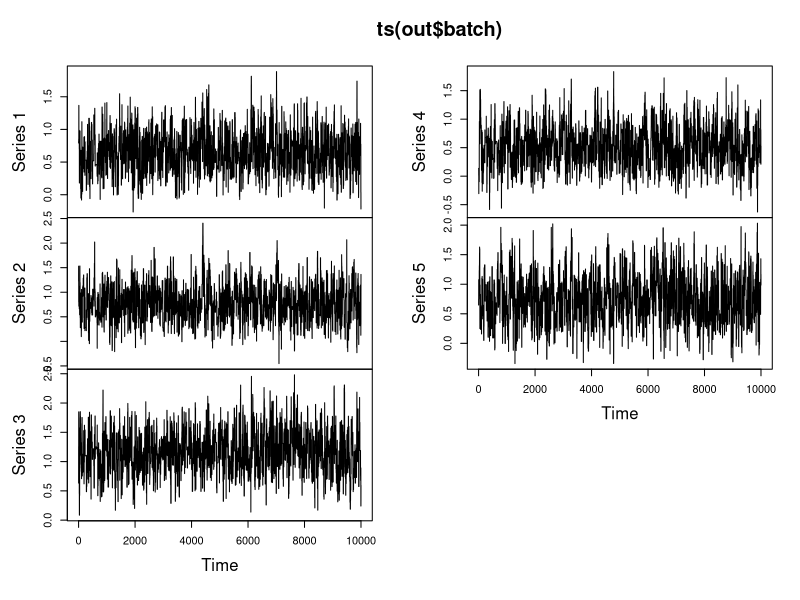
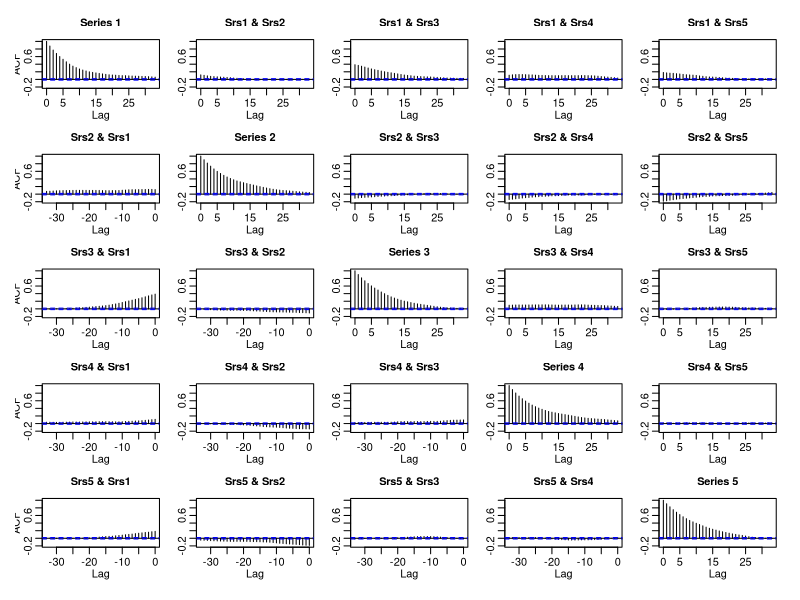

Recreate these plots in R, in order.
# Example form MCMC page
library(mcmc)

# log unnormalized posterior (log likelihood plus log prior) density
lupost <- function(beta, x, y) {
   eta <- as.numeric(x %*% beta)
   logp <- ifelse(eta < 0, eta - log1p(exp(eta)), - log1p(exp(- eta)))
   logq <- ifelse(eta < 0, - log1p(exp(eta)), - eta - log1p(exp(- eta)))
   logl <- sum(logp[y == 1]) + sum(logq[y == 0])
   return(logl - sum(beta^2) / 8)
}
# Normal glm
data(logit)
out <- glm(y ~ x1 + x2 + x3 + x4, data = logit, family = binomial(), x = TRUE)
# summary(out)

x <- out$x
y <- out$y

# Now get posterior
set.seed(42) # to get reproducible results
beta.init <- as.numeric(coefficients(out))
out <- metrop(lupost, beta.init, 1e3, x = x, y = y)
names(out)
out$accept

# Test of the acceptance
out <- metrop(out, scale = 0.1, x = x, y = y)
out$accept
out <- metrop(out, scale = 0.3, x = x, y = y)
out$accept
out <- metrop(out, scale = 0.5, x = x, y = y)
out$accept
out <- metrop(out, scale = 0.4, x = x, y = y)
out$accept

# Batch run using MH-MCMC
out <- metrop(out, nbatch = 1e4, x = x, y = y)
out$accept
out$time

# Time series plot
plot(ts(out$batch))
# Auto correlation plot to determine batch length
acf(out$batch)

out <- metrop(out, nbatch = 1e2, blen = 100, outfun = function(z, ...) c(z, z^2), x = x, y = y)
out$accept
# Means of the batch means
# first 5 are the Monte Carlo estimates of the posterior means
# second 5 are the Monte Carlo estimates of the posterior ordinary second moments
foo <- apply(out$batch, 2, mean)
mu <- foo[1:5]
# E(X^2) - E(X)^2
sigmasq <- foo[6:10] - mu^2
mu
# Monte Carlo standard errors (MCSE)
mu.mcse <- apply(out$batch[ , 1:5], 2, sd) / sqrt(out$nbatch)
mu.mcse
# MCSE for the posterior variance
u <- out$batch[ , 1:5]
v <- out$batch[ , 6:10]
ubar <- apply(u, 2, mean)
vbar <- apply(v, 2, mean)
deltau <- sweep(u, 2, ubar)
deltav <- sweep(v, 2, vbar)
foo <- sweep(deltau, 2, ubar, "*")
sigmasq.mcse <- sqrt(apply((deltav - 2 * foo)^2, 2, mean) / out$nbatch)
sigmasq.mcse
